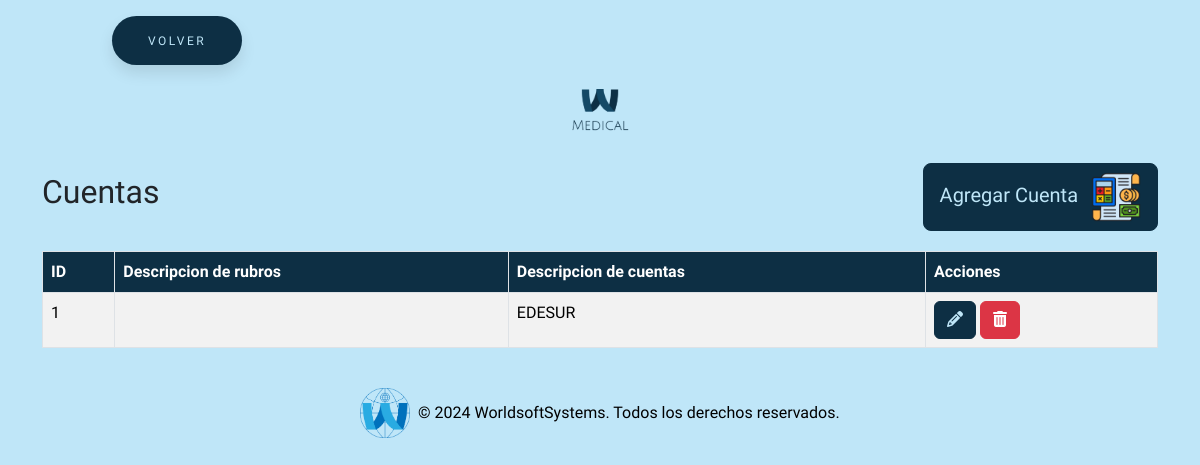
The page /todosAjustes/cuentas/cuentas.php (signed in) on the database as committed earlier.
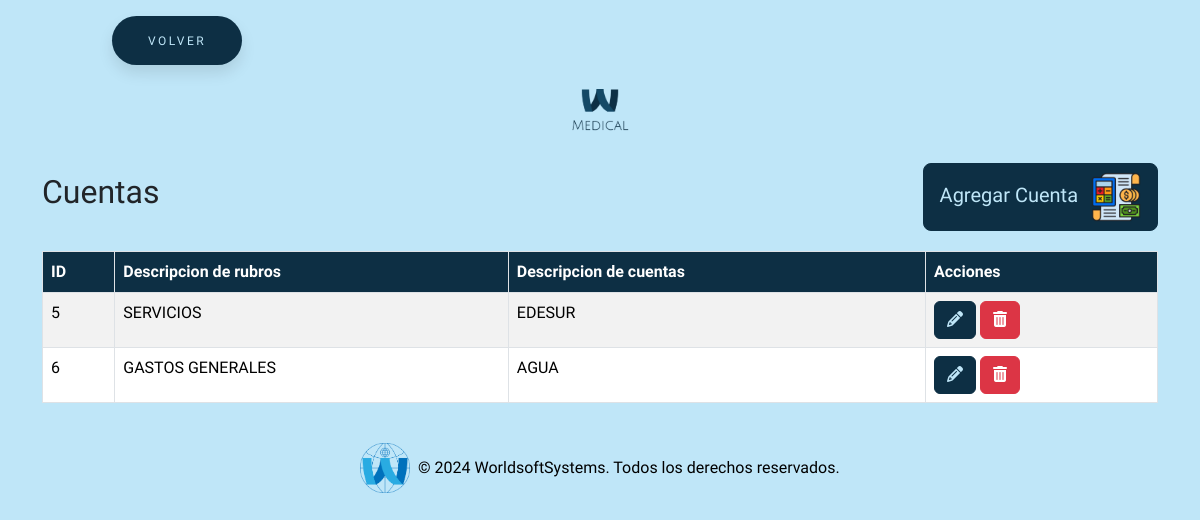
The same page on the database as committed later.
### tables this page shows
CREATE TABLE `cuentas` (
  `id` int(11) NOT NULL,
  `desc_rubro` int(255) NOT NULL,
  `c_cuenta` int(255) NOT NULL,
  `desc_cuenta` varchar(255) NOT NULL
);

CREATE TABLE `rubros` (
  `id` int(11) NOT NULL,
  `descripcion` varchar(255) NOT NULL
);

### todosAjustes/cuentas/cuentas.php (the view, shortened to what this page needs)
<?php
require_once "../../conexion.php";
$sql = "SELECT c.* , r.descripcion FROM cuentas c LEFT JOIN rubros r ON r.id = c.desc_rubro";
$result = $conn->query($sql);
?>
<!DOCTYPE html>
<html lang="en">
<head>
    <link href="https://cdn.jsdelivr.net/npm/bootstrap@5.3.3/dist/css/bootstrap.min.css" rel="stylesheet"
>
    <link rel="stylesheet" href="https://cdnjs.cloudflare.com/ajax/libs/font-awesome/6.5.2/css/all.min.css"
 />
    <link rel="stylesheet" href="../../estilos/styleBotones.css">
    <link rel="stylesheet" href="../../estilos/styleGeneral.css">
</head>
<body>
    <button class="button" style="vertical-align:middle; margin-left:7rem"
        onclick="window.location.href = '../../seccionAjustes/ajustes.php';">
        <span>VOLVER</span>
    </button>
    <div class="text-center my-4">
        <img src="../../img/logo.png" alt="Logo MEDICAL" class="img-fluid" style="max-width: 120px;">
    </div>
    <div class="container">
        <div class="title-container">
            <h2>Cuentas</h2>
            <button type="button" class="btn btn-custom btn-lg" data-bs-toggle="modal"
                data-bs-target="#agregarCuentaModal">
                Agregar Cuenta <img src="../../img/cuentas.png" alt="Icono agregar cuenta"
                    style="width: 50px; height: 50px; margin-left: 8px;">
            </button>
        </div>
        <table class="table table-striped table-bordered">
            <thead class="table-custom">
                <tr>
                    <th>ID</th>
                    <th>Descripcion de rubros</th>
                    <th>Descripcion de cuentas</th>
                    <th>Acciones</th>
                </tr>
            </thead>
            <tbody>
                <?php if ($result->num_rows > 0): ?>
                    <?php while ($row = $result->fetch_assoc()): ?>
                        <tr>
                            <td><?= $row["id"] ?></td>
                            <td><?= $row["descripcion"] ?></td>
                            <td><?= $row["desc_cuenta"] ?></td>
                            <td>
                                <button class="btn btn-custom-editar" onclick='editarCuenta(<?= json_encode($row) ?>)'><i
                                        class="fas fa-pencil-alt"></i></button>
                                <a href="?eliminar=<?= $row['id'] ?>" class="btn btn-danger"
                                    onclick="return confirm('¿Estás seguro de que deseas eliminar esta Cuenta?');"><i
                                        class="fas fa-trash-alt"></i></a>
                            </td>
                        </tr>
                    <?php endwhile; ?>
                <?php else: ?>
                    <tr>
                        <td colspan="4">No se encontraron resultados</td>
                    </tr>
                <?php endif; ?>
            </tbody>
        </table>
    </div>
    <footer class="bg-dark text-white text-center py-4 mt-auto">
        <div class="container">
            <div class="row justify-content-center">
                <div class="col-md-12 footer-logo-text">
                    <img src="../../img/logoWSS.png" alt="Logo" class="img-fluid" style="max-height: 50px;">
                    <p class="mb-0">&copy; 2024 WorldsoftSystems. Todos los derechos reservados.</p>
                </div>
            </div>
        </div>
    </footer>
</body>
</html>

Rows that differ between the two databases and show on the page:
removed cuentas: id "1", desc_cuenta "EDESUR"
added cuentas: id "5", desc_rubro.descripcion "SERVICIOS", desc_cuenta "EDESUR"
added cuentas: id "6", desc_rubro.descripcion "GASTOS GENERALES", desc_cuenta "AGUA"
